Frame 1 (no input): blank canvas, image omitted
Frame 60 (no input): blank canvas, image omitted
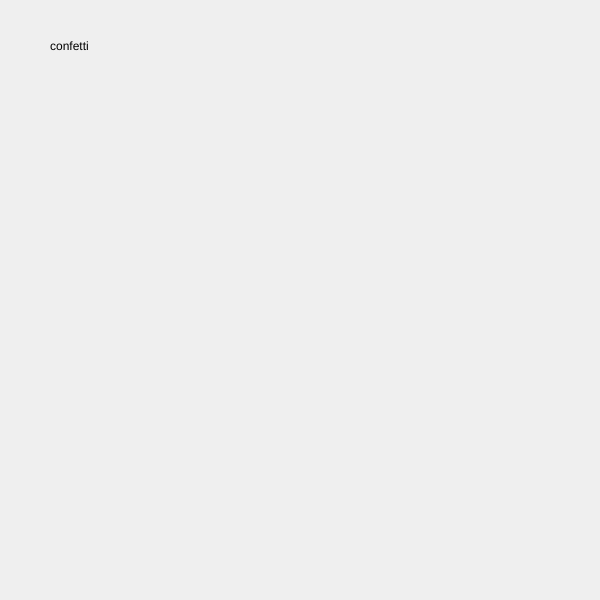
Frame 120 (the mouse pressed at the canvas centre since frame 60)

The p5.js sketch whose frames 1 and 60 were blank and that drew this single picture after the mouse press (run headless with seeded random() and noise() and a simulated clock; from frame 60 on, the mouse is pressed at the canvas centre):

// p5.js sketch
// ── sketch.js
//cake flavors
let cake = [{
  name: "vanilla", 
  frosting: "chocolate"
}, {
  name: "confetti", 
  frosting: "nutella"
}, {
    name: "carrot", 
  frosting: "cream cheese"
}, {
    name: "lemon", 
  frosting: "vanilla"
}, {
  name: "chocolate", 
  frosting: "peanut butter"
}, {
  name: "red velvet", 
  frosting: "oreo"
}];

let randomIndex;

function setup() {
  createCanvas(600, 600);
  background(200);
  

}

function draw() {

}

function mousePressed() {
  background(random(200, 255));
  randomIndex = int(random(cake.length));
  text(cake[randomIndex].name, 50, 50);
  cake.splice(randomIndex, 1);
}
